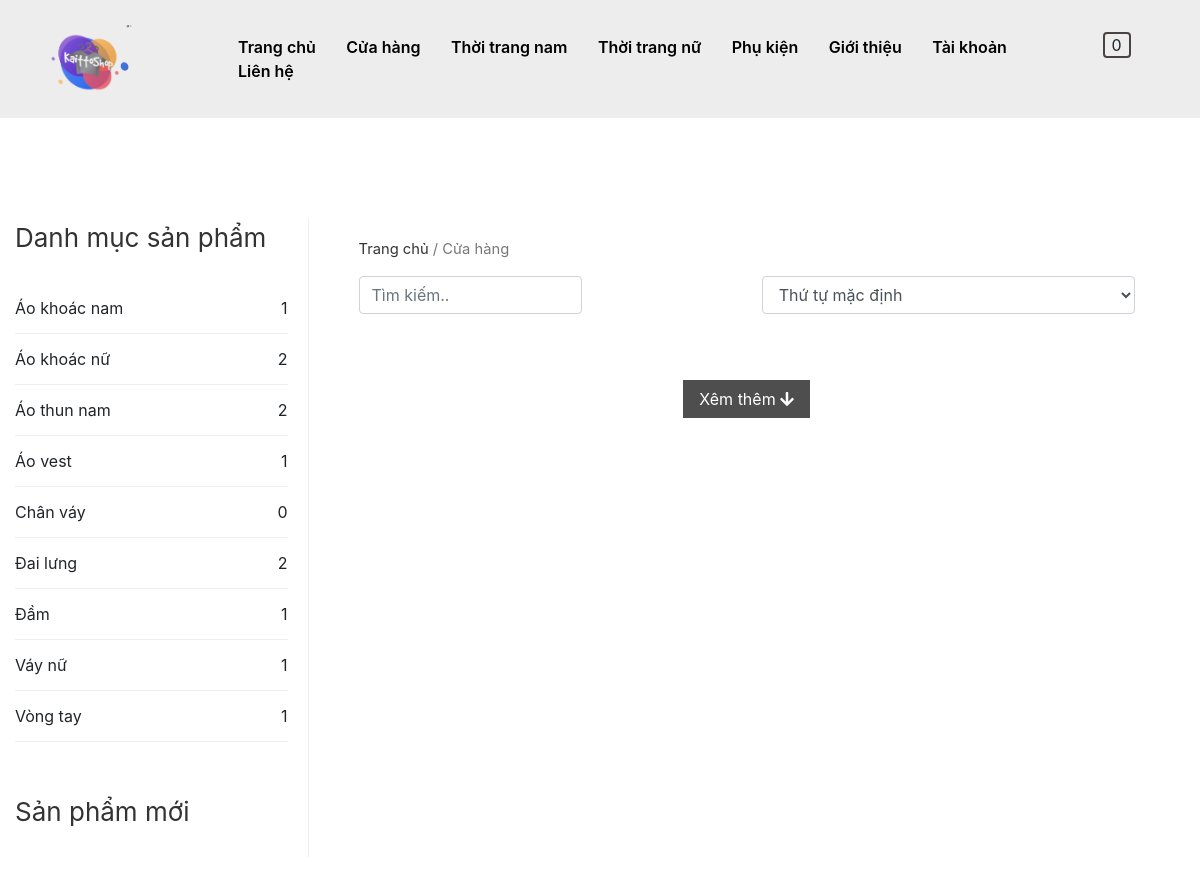
The app's page /?controller=cua-hang with its own data.
### tables this page shows
CREATE TABLE `catalog` (
  `id` int(11) NOT NULL,
  `parent_id` int(11) NOT NULL,
  `name` varchar(200) NOT NULL
);

### index.php (called while the page is built)
<?php include('controller/route.php') ?>

### models/db.php (called while the page is built, shortened)
<?php
	 class db{
		private $host ='localhost';
		private $user ='root';
		private $pass = '';
		private $database = "kaittoshop";
		public function connect(){
			$this->conn = new mysqli($this->host,$this->user,$this->pass,$this->database);
			if(!$this->conn){
				die;
			}else{
				mysqli_set_charset($this->conn,'utf8');
				return $this->conn;
			}
		}
	}
?>

### models/userModel.php (called while the page is built, shortened)
<?php
	include "db.php";
	class userModel extends db
	{
			public function show_all_catalog(){
				$sql="SELECT count(product.catalog_id) counts,catalog.*  FROM `catalog` LEFT JOIN product On catalog.id = product.catalog_id GROUP BY product.catalog_id order by catalog.name";
				$data=$this->connect()->query($sql);
				 return $data;
			}
	}
 ?>

### views/user/layout/danhmuc.php (the view, shortened to what this page needs)
<div class="col-md-3 main-left">
	<h2>Danh mục sản phẩm</h2>
	<ul>
		<?php
		while ($row = $catalog->fetch_assoc()) {  ?>
			<li><p onclick="changeDM(<?=$row['id']?>)" style="display: inline;cursor: pointer;"><?=$row['name']?></p>
			<span><?=$row['counts']?></span></li>
		<?php } ?>
	</ul>
	<div class="vip">
		<h2>Sản phẩm mới</h2>
	</div>
</div>

### public/css/style.css (style rules this page uses)
* { margin: 0; padding: 0; list-style-type: none; text-decoration: none; }
.col-md-3 { padding-left: 0px !important; }

### public/css/tatcahang.css (style rules this page uses)
#main .main-left { padding: 0px 20px; }
#main .main-left h2 { font-size: 1.625rem; margin-bottom: .7em; color: #333333; font-weight: 400; margin-bottom: 1em; line-height: 1.5; }
#main .main-left ul li { padding: 13px 0px; border-bottom: 1px solid #eee; }
#main .main-left ul li span { float: right; }
#main .vip { margin-top: 50px; }

### records on screen
catalog: name "Áo khoác nam", counts "1"
catalog: name "Áo khoác nữ", counts "2"
catalog: name "Áo thun nam", counts "2"
catalog: name "Áo vest", counts "1"
catalog: name "Chân váy", counts "0"
catalog: name "Đai lưng", counts "2"
catalog: name "Đầm", counts "1"
catalog: name "Váy nữ", counts "1"
catalog: name "Vòng tay", counts "1"

### other values on screen
$breadcrumb "Cửa hàng"
